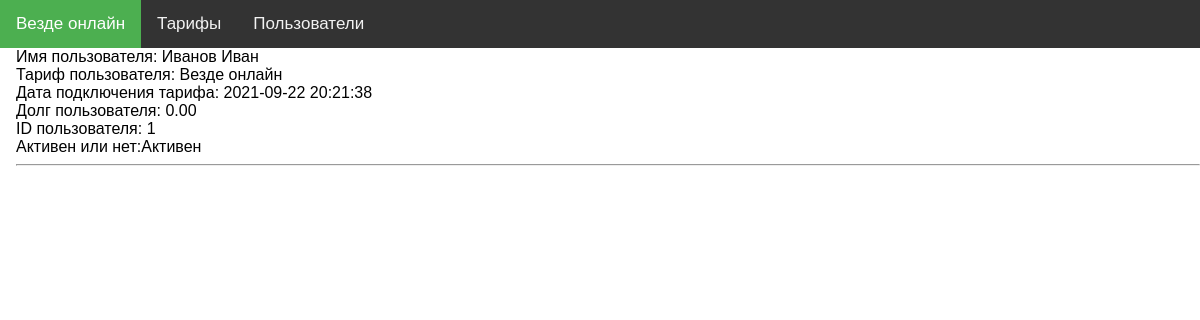
Page /str.php?num=1 on the committed database.
### tables this page shows
CREATE TABLE `provider_rates` (
  `id` int NOT NULL,
  `rateTitle` varchar(255) NOT NULL,
  `rateSpeed` int NOT NULL,
  `rateText` varchar(255) NOT NULL,
  `ratePrice` int NOT NULL,
  `rateVolume` int NOT NULL DEFAULT '0'
);

CREATE TABLE `provider_users` (
  `id` int NOT NULL,
  `name` varchar(255) NOT NULL,
  `idRate` int NOT NULL,
  `timeConnect` datetime NOT NULL DEFAULT CURRENT_TIMESTAMP,
  `active` tinyint(1) NOT NULL,
  `debt` decimal(10,2) NOT NULL
);

### str.php (the view, shortened to what this page needs)
<!DOCTYPE html>
<html lang="en">
<head>
</head>
<body>
<?php
$num = $_GET['num'];
    $dbh = new PDO('mysql:dbname=Garanin;host=localhost' , 'Garanin' , 'rwuJiXRn');
    $sth = $dbh->prepare("SELECT provider_rates.id, provider_rates.rateTitle, provider_rates.rateText, provider_rates.ratePrice, provider_rates.rateVolume, provider_rates.rateSpeed FROM provider_rates WHERE provider_rates.id = $num");
    $sth->execute();
    $users = $sth->fetchAll();
    foreach ($users as $user) {
        $a = $user['rateTitle'];
    }
    ?>
<div class="topnav">
  <a class="active" href="#"><?echo $a?></a>
  <a href="catalog.php">Тарифы</a>
  <a href="users.php">Пользователи</a>
</div>
<div style="padding-left:16px">
    <?php
 $sth = $dbh->prepare("SELECT provider_users.id, `name`, `idRate`, `timeConnect`, `active`, `debt`, `rateTitle` FROM `provider_users`
 join provider_rates on provider_rates.id = provider_users.idRate where provider_rates.id = $num
 ");
 $sth->execute();
 $users = $sth->fetchAll();
 foreach ($users as $user) {
 $c = $user['active'];
 if ($c == 1) {
   $c = 'Активен';
 } else {
   $c = 'Не активен';
 }
     echo 'Имя пользователя: '.$user['name'].'<br>Тариф пользователя: '. $user['rateTitle'].'<br>Дата подключения тарифа: '. $user['timeConnect'].'<br> Долг пользователя: '. $user['debt'] . '<br> ID пользователя: ' . $user['id'] .'<br> Активен или нет:' . $c. '<br><hr>';
     ;}
     ?>

### str.php (style rules this page uses)
body { margin: 0; font-family: Arial, Helvetica, sans-serif; }
.topnav { overflow: hidden; background-color: #333; }
.topnav a { float: left; color: #f2f2f2; text-align: center; padding: 14px 16px; text-decoration: none; font-size: 17px; }
.topnav a.active { background-color: #4CAF50; color: white; }

### rows in the picture
provider_rates: rateTitle "Везде онлайн"
provider_users: name "Иванов Иван", idRate.rateTitle "Везде онлайн", timeConnect "2021-09-22 20:21:38", debt "0.00", id "1", active "Активен"
